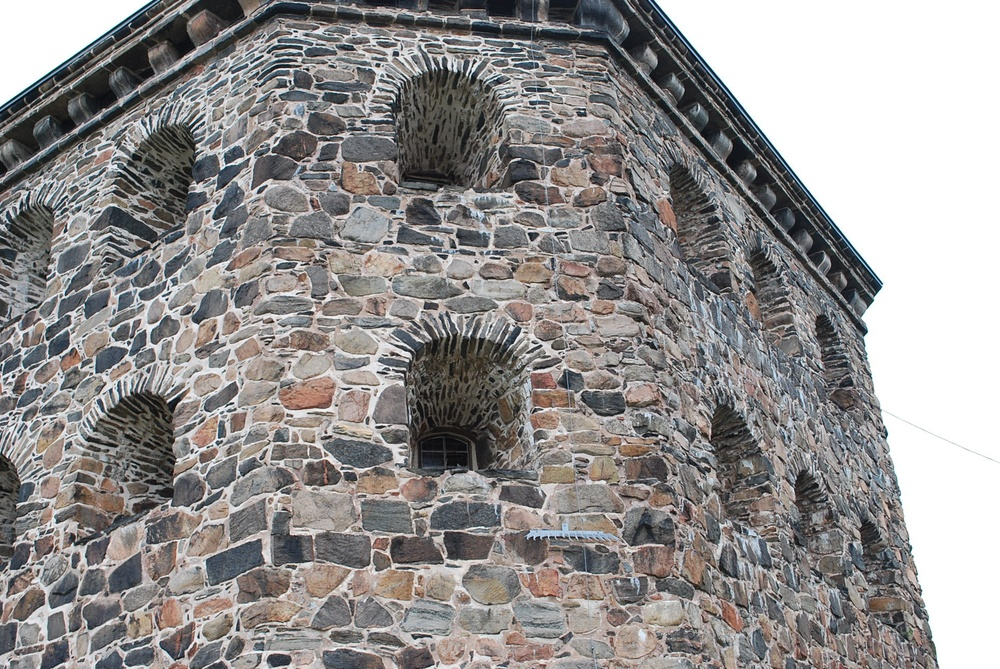
%> input picture assignment3/assignment3data/kronan1.JPG, 1000 x 669 px, shrunk from 1936 x 1296 before the run
$ octave ex3.m   (GNU Octave 9; MATLAB toolbox functions it lacks are replaced by stand-ins)
%> lines starting %> are read from the running program, lines starting %| are printed output that depends on the picture
load('compEx1data.mat');
load('compEx3data.mat');
im1 = imread('kronan1.JPG');
%> im1 is the input picture: size 669x1000x3 uint8; mean R, G, B 147.1, 144.6, 143.8
im2 = imread('kronan2.JPG');
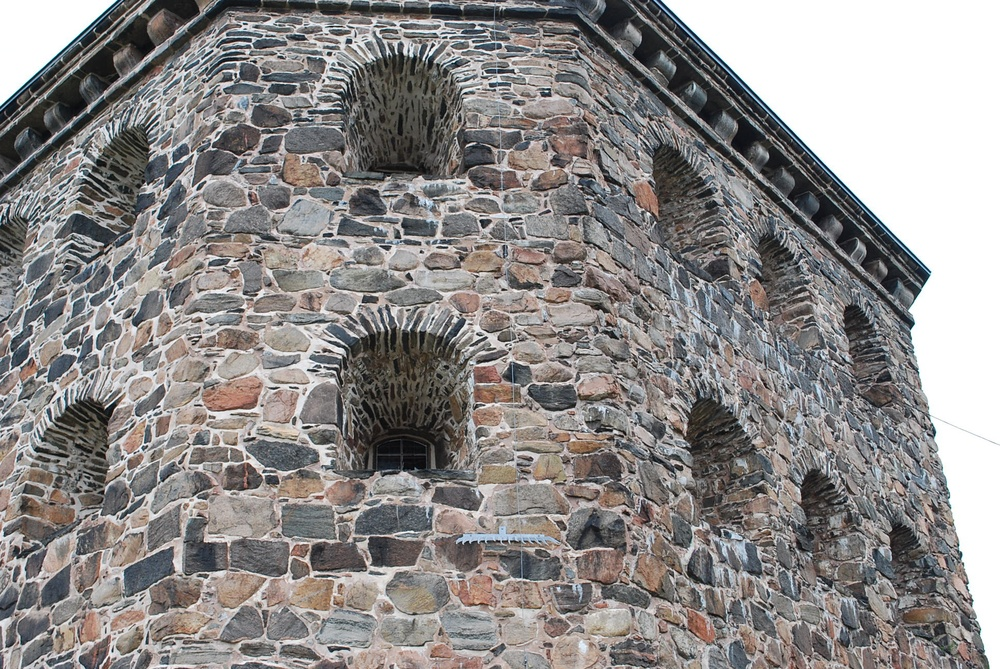
%> input picture assignment3/assignment3data/kronan2.JPG, 1000 x 669 px, shrunk from 1936 x 1296 before the run
%> im2 is the input picture: size 669x1000x3 uint8; mean R, G, B 141.3, 138.2, 137.2

n = length(x{1});

x1 = x{1};
x1(3, :) = ones(1, n);
x1 = K^(-1)*x1;

x2 = x{2};
x2(3, :) = ones(1, n);
x2 = K^(-1)*x2;

% Buld the M matrix
M = zeros(n, 9);

for i = 1:n
    xx = x2(:,i)*x1(:,i)';
    M(i,:) = xx(:)';
end

% Solve with SVD
[U, S, V] = svd(M);
v = V(:, end);
Ea = reshape(v,[3 3]);

% Veirfy minimum singular value and norm
msv = min(diag(S'*S))
nor = norm(M*v)

[U,S,V] = svd(Ea);
if det(U*V')>0
    E = U*diag([1 1 0])*V';
else
    V = -V;
    E = U*diag([1 1 0])*V';
end
E = E./E(3, 3);


% Check determinant and epipolar constaint
det = det(E)
plot(diag(x2'*E*x1));
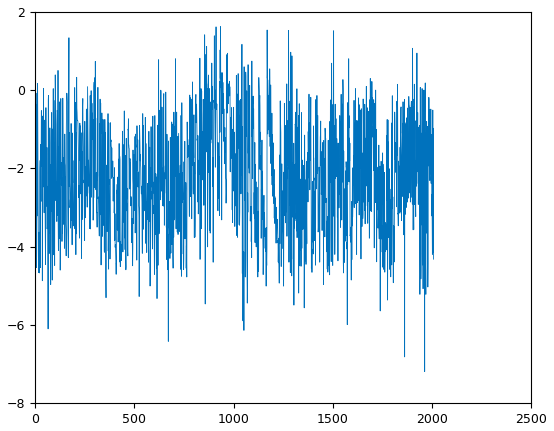
%> figure redrawn from the program's plot data; curve peaks at x = 934, y = 1.63

% Compute F
F = K^(-1)'*E*K^(-1);

% Epipolar lines
l = F*x{1};
l = l./sqrt(repmat(l(1,:).^2 + l(2,:).^2,[3 1]));

% Some random points
r = randi([0, n],1,20);
xplot = zeros(3, 20);
lplot = zeros(3, 20);

for i = 1:20
    xplot(:, i) = x{2}(:, r(i));
    lplot(:, i) = l(:, r(i));
end

% Plot
figure;
imagesc(im2);
hold on;
plot(xplot(1, :), xplot(2, :), 'R.', 'MarkerSize',10);
%> (this line was passed over: plot is not available in this run)
rital(lplot);
%> (this line was passed over: rital is not available in this run)
axis equal;
hold off;

figure;
hist(abs(sum(l.*x{2})),100);
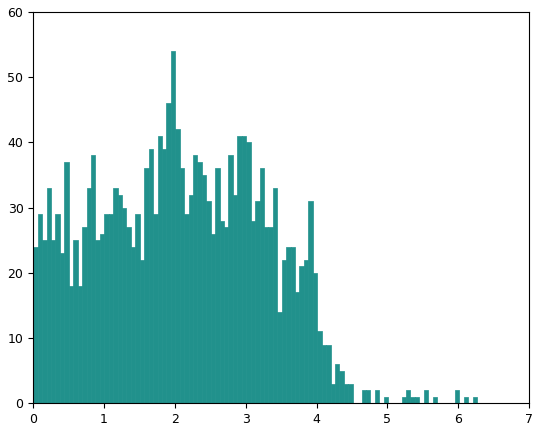
%> figure redrawn from the program's plot data; tallest bar 54 high, from x = 1.94 to 2
